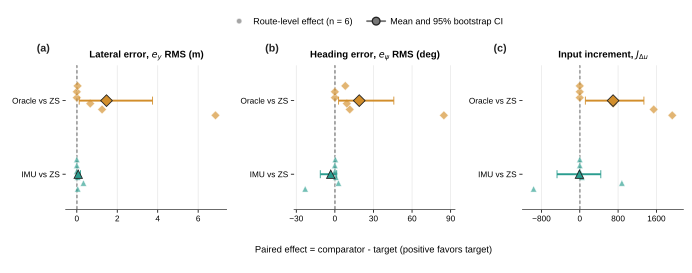

Generate this figure with Python:
"""Generate Fig. 4: paired effects of grade-scheduling sources.

The three-panel forest plot retains all six frozen route-level effects and overlays
the frozen route-bootstrap mean and 95% confidence interval for each contrast.
Effects are comparator minus target, so positive values favor the target controller.
"""

from __future__ import annotations

import hashlib
import json
import re
import subprocess
import sys
from dataclasses import dataclass
from datetime import datetime, timezone
from pathlib import Path

import matplotlib

matplotlib.use("Agg")

import matplotlib.pyplot as plt
import numpy as np
import pandas as pd
from matplotlib.lines import Line2D
from matplotlib.ticker import MaxNLocator
from pdf2image import convert_from_path
from PIL import Image

SCRIPT_DIR = Path(__file__).resolve().parent
SHARED_STYLE_DIR = SCRIPT_DIR.parents[1] / "shared"
sys.dont_write_bytecode = True
if str(SHARED_STYLE_DIR) not in sys.path:
    sys.path.insert(0, str(SHARED_STYLE_DIR))

from style import PALETTE, add_panel_label, apply_publication_style


MM_PER_INCH = 25.4
POINTS_PER_INCH = 72.0
FIGURE_WIDTH_MM = 183.0
FIGURE_HEIGHT_MM = 72.0
PDF_QA_DPI = 200

PAIRED_EFFECTS_FILE = (
    "results/modern_tcn_metric_rebuild/39_paper_final_frozen_benchmark/"
    "03_A3_slope_scheduling_necessity/04_summary/paired_effects.csv"
)
BOOTSTRAP_CI_FILE = (
    "results/modern_tcn_metric_rebuild/39_paper_final_frozen_benchmark/"
    "03_A3_slope_scheduling_necessity/04_summary/bootstrap_ci_results.csv"
)

CONTRASTS = {
    "A3_ORACLE_VS_ZS": {
        "label": "Oracle vs ZS",
        "target": "Oracle_LPV_MPC",
        "comparator": "ZS_LPV_MPC",
        "color": PALETTE["oracle"],
        "marker": "D",
        "y": 1.0,
    },
    "A3_IMU_VS_ZS": {
        "label": "IMU vs ZS",
        "target": "IMU_LPV_MPC",
        "comparator": "ZS_LPV_MPC",
        "color": PALETTE["imu"],
        "marker": "^",
        "y": 0.0,
    },
}

METRICS = {
    "ey_rmse": {
        "title": r"Lateral error, $e_y$ RMS (m)",
        "label": "Lateral error RMS",
        "unit_original": "m",
        "unit_plot": "m",
        "scale": 1.0,
    },
    "epsi_rmse": {
        "title": r"Heading error, $e_\psi$ RMS (deg)",
        "label": "Heading error RMS",
        "unit_original": "rad",
        "unit_plot": "deg",
        "scale": 180.0 / np.pi,
    },
    "j_du": {
        "title": r"Input increment, $J_{\Delta u}$",
        "label": "Input-increment index",
        "unit_original": "index",
        "unit_plot": "index",
        "scale": 1.0,
    },
}

PATH_LABELS = {
    "p01_factory_logistics_showcase": "P1",
    "p02_sharp_turn_transition": "P2",
    "p03_long_updown": "P3",
    "p04_soft_updown_straight_turn": "P4",
    "p05_factory_flat_logistics": "P5",
    "p06_downhill_after_turn": "P6",
}

# Fixed offsets separate route observations without moving them along the effect axis.
ROUTE_Y_OFFSETS = dict(zip(PATH_LABELS, np.linspace(-0.20, 0.20, len(PATH_LABELS))))


@dataclass(frozen=True)
class FigureData:
    route_effects: pd.DataFrame
    summaries: pd.DataFrame
    source_table: pd.DataFrame


def find_project_root() -> Path:
    """Locate the repository root independently of the current working directory."""
    for candidate in Path(__file__).resolve().parents:
        if (candidate / "data").is_dir() and (candidate / "results").is_dir():
            return candidate
    raise RuntimeError("Could not locate the project root containing data/ and results/.")


def sha256_file(path: Path) -> str:
    digest = hashlib.sha256()
    with path.open("rb") as stream:
        for block in iter(lambda: stream.read(1024 * 1024), b""):
            digest.update(block)
    return digest.hexdigest()


def _require_columns(frame: pd.DataFrame, required: set[str], source: Path) -> None:
    missing = sorted(required.difference(frame.columns))
    if missing:
        raise ValueError(f"{source}: missing required columns {missing}.")


def _build_source_table(route_effects: pd.DataFrame, summaries: pd.DataFrame) -> pd.DataFrame:
    route_rows: list[dict[str, object]] = []
    for row in route_effects.itertuples(index=False):
        metric_spec = METRICS[row.metric]
        scale = float(metric_spec["scale"])
        route_rows.append(
            {
                "record_type": "route_effect",
                "contrast_id": row.contrast_id,
                "contrast_label": CONTRASTS[row.contrast_id]["label"],
                "target": row.target,
                "comparator": row.comparator,
                "metric": row.metric,
                "metric_label": metric_spec["label"],
                "original_unit": metric_spec["unit_original"],
                "display_unit": metric_spec["unit_plot"],
                "path_id": row.path_id,
                "path_label": PATH_LABELS[row.path_id],
                "target_value_original": row.target_value,
                "comparator_value_original": row.comparator_value,
                "effect_original": row.effect_comparator_minus_target,
                "effect_display": row.effect_comparator_minus_target * scale,
                "mean_estimate_display": np.nan,
                "bootstrap_mean_display": np.nan,
                "ci95_low_display": np.nan,
                "ci95_high_display": np.nan,
                "n_paths": np.nan,
                "bootstrap_iterations": np.nan,
                "bootstrap_random_seed": np.nan,
                "positive_favors_target": bool(row.positive_favors_target),
            }
        )

    summary_rows: list[dict[str, object]] = []
    for row in summaries.itertuples(index=False):
        metric_spec = METRICS[row.metric]
        scale = float(metric_spec["scale"])
        summary_rows.append(
            {
                "record_type": "bootstrap_summary",
                "contrast_id": row.contrast_id,
                "contrast_label": CONTRASTS[row.contrast_id]["label"],
                "target": row.target,
                "comparator": row.comparator,
                "metric": row.metric,
                "metric_label": metric_spec["label"],
                "original_unit": metric_spec["unit_original"],
                "display_unit": metric_spec["unit_plot"],
                "path_id": "",
                "path_label": "",
                "target_value_original": np.nan,
                "comparator_value_original": np.nan,
                "effect_original": row.estimate,
                "effect_display": row.estimate * scale,
                "mean_estimate_display": row.estimate * scale,
                "bootstrap_mean_display": row.bootstrap_mean * scale,
                "ci95_low_display": row.ci95_low * scale,
                "ci95_high_display": row.ci95_high * scale,
                "n_paths": int(row.n_paths),
                "bootstrap_iterations": int(row.iterations),
                "bootstrap_random_seed": int(row.random_seed),
                "positive_favors_target": True,
            }
        )

    columns = list(route_rows[0])
    return pd.DataFrame(route_rows + summary_rows, columns=columns)


def load_source_data(project_root: Path | None = None) -> FigureData:
    """Load and filter the two frozen A3 source tables."""
    root = project_root or find_project_root()
    paired_path = root / PAIRED_EFFECTS_FILE
    ci_path = root / BOOTSTRAP_CI_FILE
    if not paired_path.is_file():
        raise FileNotFoundError(paired_path)
    if not ci_path.is_file():
        raise FileNotFoundError(ci_path)

    route_effects = pd.read_csv(paired_path)
    summaries = pd.read_csv(ci_path)
    _require_columns(
        route_effects,
        {
            "contrast_id",
            "target",
            "comparator",
            "path_id",
            "metric",
            "target_value",
            "comparator_value",
            "effect_comparator_minus_target",
            "positive_favors_target",
        },
        paired_path,
    )
    _require_columns(
        summaries,
        {
            "contrast_id",
            "target",
            "comparator",
            "metric",
            "estimate",
            "bootstrap_mean",
            "ci95_low",
            "ci95_high",
            "iterations",
            "random_seed",
            "n_paths",
        },
        ci_path,
    )

    route_effects = route_effects.loc[
        route_effects["contrast_id"].isin(CONTRASTS)
        & route_effects["metric"].isin(METRICS)
    ].copy()
    summaries = summaries.loc[
        summaries["contrast_id"].isin(CONTRASTS)
        & summaries["metric"].isin(METRICS)
    ].copy()
    route_effects["contrast_id"] = pd.Categorical(
        route_effects["contrast_id"], categories=CONTRASTS, ordered=True
    )
    route_effects["metric"] = pd.Categorical(
        route_effects["metric"], categories=METRICS, ordered=True
    )
    summaries["contrast_id"] = pd.Categorical(
        summaries["contrast_id"], categories=CONTRASTS, ordered=True
    )
    summaries["metric"] = pd.Categorical(
        summaries["metric"], categories=METRICS, ordered=True
    )
    route_effects = route_effects.sort_values(
        ["metric", "contrast_id", "path_id"]
    ).reset_index(drop=True)
    summaries = summaries.sort_values(["metric", "contrast_id"]).reset_index(drop=True)
    source_table = _build_source_table(route_effects, summaries)
    data = FigureData(route_effects, summaries, source_table)
    validate_source_data(data)
    return data


def validate_source_data(data: FigureData) -> None:
    """Enforce the frozen contrasts, metrics, route count, and CI definition."""
    raw = data.route_effects
    ci = data.summaries
    expected_pairs = {(contrast, metric) for contrast in CONTRASTS for metric in METRICS}
    observed_raw = set(zip(raw["contrast_id"].astype(str), raw["metric"].astype(str)))
    observed_ci = set(zip(ci["contrast_id"].astype(str), ci["metric"].astype(str)))
    if observed_raw != expected_pairs or observed_ci != expected_pairs:
        raise ValueError("The filtered data do not contain every required contrast-metric pair.")

    numeric_raw = raw[
        ["target_value", "comparator_value", "effect_comparator_minus_target"]
    ].to_numpy(dtype=float)
    numeric_ci = ci[
        ["estimate", "bootstrap_mean", "ci95_low", "ci95_high"]
    ].to_numpy(dtype=float)
    if not np.isfinite(numeric_raw).all() or not np.isfinite(numeric_ci).all():
        raise ValueError("Non-finite values were found in the plotting fields.")

    recomputed_effect = raw["comparator_value"] - raw["target_value"]
    if not np.allclose(
        raw["effect_comparator_minus_target"], recomputed_effect, rtol=1e-10, atol=1e-12
    ):
        raise ValueError("A route effect does not equal comparator minus target.")
    if not raw["positive_favors_target"].astype(bool).all():
        raise ValueError("The positive-effect direction flag changed in the frozen table.")

    expected_paths = set(PATH_LABELS)
    for (contrast, metric), group in raw.groupby(
        ["contrast_id", "metric"], observed=True, sort=False
    ):
        if group.shape[0] != 6 or set(group["path_id"]) != expected_paths:
            raise ValueError(f"{contrast}/{metric}: expected exactly the six frozen routes.")
        contrast_spec = CONTRASTS[str(contrast)]
        if set(group["target"]) != {contrast_spec["target"]}:
            raise ValueError(f"{contrast}: target controller changed.")
        if set(group["comparator"]) != {contrast_spec["comparator"]}:
            raise ValueError(f"{contrast}: comparator controller changed.")

        summary = ci.loc[
            (ci["contrast_id"].astype(str) == str(contrast))
            & (ci["metric"].astype(str) == str(metric))
        ].iloc[0]
        route_mean = float(group["effect_comparator_minus_target"].mean())
        if not np.isclose(route_mean, float(summary["estimate"]), rtol=1e-10, atol=1e-12):
            raise ValueError(f"{contrast}/{metric}: frozen estimate is not the route mean.")

    if not (ci["n_paths"].astype(int) == 6).all():
        raise ValueError("Bootstrap summaries must use six routes.")
    if not (ci["iterations"].astype(int) == 10000).all():
        raise ValueError("Bootstrap iteration count changed from 10,000.")
    if not (ci["random_seed"].astype(int) == 20260715).all():
        raise ValueError("Bootstrap random seed changed from 20260715.")
    if not ((ci["ci95_low"] <= ci["estimate"]) & (ci["estimate"] <= ci["ci95_high"])).all():
        raise ValueError("A frozen mean estimate falls outside its confidence interval.")
    if data.source_table.shape[0] != 42:
        raise ValueError("The tidy source table must contain 36 route rows and 6 summaries.")


def _set_effect_xlim(ax, raw_values: np.ndarray, ci_low: np.ndarray, ci_high: np.ndarray) -> None:
    values = np.concatenate([raw_values, ci_low, ci_high, np.array([0.0])])
    low = float(values.min())
    high = float(values.max())
    span = high - low
    padding = max(span * 0.08, 0.05 if span < 1.0 else 0.0)
    ax.set_xlim(low - padding, high + padding)


def _style_axis(ax) -> None:
    ax.set_ylim(-0.48, 1.48)
    ax.set_yticks([1.0, 0.0], ["Oracle vs ZS", "IMU vs ZS"])
    ax.tick_params(axis="both", direction="out", pad=2.0)
    ax.spines["left"].set_visible(False)
    ax.spines["bottom"].set_color("#555555")
    ax.axvline(0.0, color=PALETTE["truth"], linewidth=0.85, linestyle=(0, (3, 2)), zorder=0)
    ax.grid(axis="x", color=PALETTE["grid"], linewidth=0.55, alpha=0.95)
    ax.set_axisbelow(True)
    ax.xaxis.set_major_locator(MaxNLocator(nbins=5, min_n_ticks=4))


def build_figure(data: FigureData):
    """Create the double-column, three-panel paired-effect forest plot."""
    validate_source_data(data)
    apply_publication_style()
    fig, axes = plt.subplots(
        1,
        3,
        figsize=(FIGURE_WIDTH_MM / MM_PER_INCH, FIGURE_HEIGHT_MM / MM_PER_INCH),
        facecolor="white",
    )
    fig.subplots_adjust(left=0.095, right=0.988, bottom=0.23, top=0.76, wspace=0.42)

    for panel_index, (ax, (metric, metric_spec)) in enumerate(zip(axes, METRICS.items())):
        raw_metric = data.route_effects.loc[
            data.route_effects["metric"].astype(str) == metric
        ]
        ci_metric = data.summaries.loc[data.summaries["metric"].astype(str) == metric]
        scale = float(metric_spec["scale"])

        for contrast, contrast_spec in CONTRASTS.items():
            route_group = raw_metric.loc[
                raw_metric["contrast_id"].astype(str) == contrast
            ].sort_values("path_id")
            y_values = np.array(
                [contrast_spec["y"] + ROUTE_Y_OFFSETS[path] for path in route_group["path_id"]]
            )
            x_values = route_group["effect_comparator_minus_target"].to_numpy() * scale
            ax.scatter(
                x_values,
                y_values,
                s=22,
                marker=contrast_spec["marker"],
                facecolor=contrast_spec["color"],
                edgecolor="white",
                linewidth=0.45,
                alpha=0.66,
                zorder=3,
            )

            summary = ci_metric.loc[
                ci_metric["contrast_id"].astype(str) == contrast
            ].iloc[0]
            mean = float(summary["estimate"]) * scale
            low = float(summary["ci95_low"]) * scale
            high = float(summary["ci95_high"]) * scale
            ax.errorbar(
                mean,
                contrast_spec["y"],
                xerr=np.array([[mean - low], [high - mean]]),
                fmt=contrast_spec["marker"],
                markersize=6.2,
                markerfacecolor=contrast_spec["color"],
                markeredgecolor=PALETTE["truth"],
                markeredgewidth=0.65,
                ecolor=contrast_spec["color"],
                elinewidth=1.45,
                capsize=3.0,
                capthick=1.1,
                zorder=5,
            )

        _set_effect_xlim(
            ax,
            raw_metric["effect_comparator_minus_target"].to_numpy() * scale,
            ci_metric["ci95_low"].to_numpy() * scale,
            ci_metric["ci95_high"].to_numpy() * scale,
        )
        _style_axis(ax)
        ax.set_title(metric_spec["title"], fontsize=7.2, fontweight="bold", pad=5.0)
        add_panel_label(ax, f"({chr(ord('a') + panel_index)})", x=-0.18, y=1.08)

    legend_handles = [
        Line2D(
            [0],
            [0],
            linestyle="none",
            marker="o",
            markersize=4.4,
            markerfacecolor="#777777",
            markeredgecolor="white",
            alpha=0.66,
            label="Route-level effect (n = 6)",
        ),
        Line2D(
            [0, 1],
            [0, 0],
            color="#777777",
            linewidth=1.4,
            marker="o",
            markersize=5.8,
            markerfacecolor="#777777",
            markeredgecolor=PALETTE["truth"],
            label="Mean and 95% bootstrap CI",
        ),
    ]
    fig.legend(
        handles=legend_handles,
        loc="upper center",
        bbox_to_anchor=(0.53, 0.965),
        ncol=2,
        columnspacing=1.6,
        handlelength=2.0,
        handletextpad=0.55,
        fontsize=6.8,
        frameon=False,
    )
    fig.supxlabel(
        "Paired effect = comparator - target (positive favors target)",
        x=0.54,
        y=0.065,
        fontsize=7.0,
    )
    return fig, axes


def export_figure(fig, output_stem: Path) -> list[Path]:
    """Export editable vectors and fixed-canvas raster versions."""
    output_stem.parent.mkdir(parents=True, exist_ok=True)
    outputs = {
        ".svg": {},
        ".pdf": {},
        ".tiff": {"dpi": 600, "pil_kwargs": {"compression": "tiff_lzw"}},
        ".png": {"dpi": 300},
    }
    saved: list[Path] = []
    for suffix, options in outputs.items():
        destination = output_stem.with_suffix(suffix)
        fig.savefig(destination, facecolor="white", **options)
        saved.append(destination)
    return saved


def _parse_pdf_page_size(pdf_path: Path) -> list[float]:
    result = subprocess.run(
        ["pdfinfo", str(pdf_path)], capture_output=True, text=True, check=True
    )
    match = re.search(r"Page size:\s+([0-9.]+) x ([0-9.]+) pts", result.stdout)
    if not match:
        raise ValueError("pdfinfo did not report a parseable page size.")
    size_points = np.array([float(match.group(1)), float(match.group(2))])
    return [round(float(value), 3) for value in size_points / POINTS_PER_INCH * MM_PER_INCH]


def _inspect_pdf_fonts(pdf_path: Path) -> dict[str, object]:
    result = subprocess.run(
        ["pdffonts", str(pdf_path)], capture_output=True, text=True, check=True
    )
    font_lines = [line for line in result.stdout.splitlines()[2:] if line.strip()]
    if not font_lines:
        raise ValueError("pdffonts found no embedded fonts.")
    has_type3 = any("Type 3" in line for line in font_lines)
    embedded = all(re.search(r"\byes\s+yes\b", line) is not None for line in font_lines)
    if has_type3 or not embedded:
        raise ValueError("PDF fonts are not fully embedded editable TrueType fonts.")
    return {
        "status": "PASS",
        "font_count": len(font_lines),
        "all_embedded": embedded,
        "type3_fonts": has_type3,
        "font_rows": font_lines,
    }


def inspect_outputs(outputs: list[Path], qa_preview_path: Path) -> dict[str, object]:
    """Verify canvas geometry, editable text, PDF fonts, and rendered content."""
    expected_mm = np.array([FIGURE_WIDTH_MM, FIGURE_HEIGHT_MM], dtype=float)
    raster_geometry: dict[str, object] = {}
    for suffix, expected_dpi in ((".png", 300), (".tiff", 600)):
        path = next(item for item in outputs if item.suffix == suffix)
        with Image.open(path) as image:
            pixels = np.array(image.size, dtype=float)
            actual_mm = pixels / expected_dpi * MM_PER_INCH
            if not np.allclose(actual_mm, expected_mm, atol=0.15):
                raise ValueError(f"{path.name}: unexpected physical canvas {actual_mm.tolist()} mm.")
            raster_geometry[suffix.lstrip(".")] = {
                "pixels": [int(value) for value in pixels],
                "dpi": expected_dpi,
                "physical_size_mm": [round(float(value), 3) for value in actual_mm],
            }

    svg_path = next(item for item in outputs if item.suffix == ".svg")
    svg_text = svg_path.read_text(encoding="utf-8")
    svg_text_elements = len(re.findall(r"<text\b", svg_text))
    if svg_text_elements < 10:
        raise ValueError("SVG does not retain the expected editable text elements.")

    pdf_path = next(item for item in outputs if item.suffix == ".pdf")
    pdf_size_mm = _parse_pdf_page_size(pdf_path)
    if not np.allclose(pdf_size_mm, expected_mm, atol=0.15):
        raise ValueError(f"PDF page is {pdf_size_mm} mm, expected {expected_mm.tolist()} mm.")
    pdf_fonts = _inspect_pdf_fonts(pdf_path)

    qa_preview_path.parent.mkdir(parents=True, exist_ok=True)
    pages = convert_from_path(str(pdf_path), dpi=PDF_QA_DPI, fmt="png")
    if len(pages) != 1:
        raise ValueError(f"Expected a one-page PDF, found {len(pages)} pages.")
    pages[0].save(qa_preview_path, format="PNG")
    with Image.open(qa_preview_path) as preview:
        rgb = np.asarray(preview.convert("RGB"), dtype=np.uint8)
        non_white_fraction = float(np.mean(np.any(rgb < 248, axis=2)))
        expected_pixels = expected_mm / MM_PER_INCH * PDF_QA_DPI
        if not np.allclose(np.array(preview.size), expected_pixels, atol=2.0):
            raise ValueError("The rendered PDF preview has an unexpected aspect or page size.")
        if non_white_fraction < 0.02:
            raise ValueError("The rendered PDF appears blank.")

    return {
        "status": "PASS",
        "requested_size_mm": [FIGURE_WIDTH_MM, FIGURE_HEIGHT_MM],
        "raster_exports": raster_geometry,
        "svg_editable_text": {"status": "PASS", "text_element_count": svg_text_elements},
        "pdf_page_size_mm": pdf_size_mm,
        "pdf_fonts": pdf_fonts,
        "pdf_render": {
            "status": "PASS",
            "preview_file": qa_preview_path.name,
            "pixels": list(pages[0].size),
            "dpi": PDF_QA_DPI,
            "non_white_fraction": round(non_white_fraction, 6),
        },
    }


def write_qa_report(
    data: FigureData,
    root: Path,
    input_paths: list[Path],
    source_csv: Path,
    outputs: list[Path],
    output_checks: dict[str, object],
    qa_path: Path,
) -> None:
    """Write the figure contract, statistical audit, and export checks."""
    pair_checks: list[dict[str, object]] = []
    for contrast in CONTRASTS:
        for metric in METRICS:
            raw = data.route_effects.loc[
                (data.route_effects["contrast_id"].astype(str) == contrast)
                & (data.route_effects["metric"].astype(str) == metric)
            ]
            summary = data.summaries.loc[
                (data.summaries["contrast_id"].astype(str) == contrast)
                & (data.summaries["metric"].astype(str) == metric)
            ].iloc[0]
            scale = float(METRICS[metric]["scale"])
            pair_checks.append(
                {
                    "contrast_id": contrast,
                    "metric": metric,
                    "display_unit": METRICS[metric]["unit_plot"],
                    "route_count": int(raw.shape[0]),
                    "route_effect_min_display": float(
                        raw["effect_comparator_minus_target"].min() * scale
                    ),
                    "route_effect_max_display": float(
                        raw["effect_comparator_minus_target"].max() * scale
                    ),
                    "mean_estimate_display": float(summary["estimate"] * scale),
                    "ci95_display": [
                        float(summary["ci95_low"] * scale),
                        float(summary["ci95_high"] * scale),
                    ],
                    "ci_excludes_zero": bool(
                        summary["ci95_low"] > 0 or summary["ci95_high"] < 0
                    ),
                }
            )

    report = {
        "figure_id": "fig04_slope_necessity_effects",
        "generated_utc": datetime.now(timezone.utc).isoformat(),
        "backend": "Python/matplotlib",
        "figure_contract": {
            "archetype": "quantitative grid",
            "core_conclusion": (
                "Oracle grade scheduling has positive mean effects with 95% intervals "
                "above zero for all three frozen six-route metrics, whereas the causal "
                "IMU effect depends on the metric."
            ),
            "final_size_mm_requested": [FIGURE_WIDTH_MM, FIGURE_HEIGHT_MM],
            "panel_map": {
                "a": "paired lateral-error RMS effects",
                "b": "paired heading-error RMS effects",
                "c": "paired input-increment effects",
            },
            "hero_evidence": "all six route-level effects per contrast and metric",
            "summary_evidence": "frozen route-bootstrap mean and percentile 95% CI",
            "reviewer_risks_addressed": [
                "effect direction is explicit and fixed as comparator minus target",
                "route, not time sample, is the statistical unit",
                "all zero, adverse, and extreme route effects are retained",
                "Oracle is a non-deployable analysis reference",
            ],
        },
        "validation": {
            "status": "PASS",
            "route_effect_rows": int(data.route_effects.shape[0]),
            "bootstrap_summary_rows": int(data.summaries.shape[0]),
            "source_data_rows": int(data.source_table.shape[0]),
            "contrasts": list(CONTRASTS),
            "metrics": list(METRICS),
            "routes_per_contrast_metric": 6,
            "statistical_unit": "route",
            "center_statistic": "arithmetic mean of paired route effects",
            "interval": "frozen percentile 95% bootstrap confidence interval",
            "bootstrap_iterations": 10000,
            "bootstrap_random_seed": 20260715,
            "effect_definition": "comparator minus target; positive favors target",
            "heading_display_conversion": "rad multiplied by 180/pi to deg",
            "output_checks": output_checks,
        },
        "input_sources": [
            {
                "file": str(path.relative_to(root)).replace("\\", "/"),
                "bytes": path.stat().st_size,
                "sha256": sha256_file(path),
            }
            for path in input_paths
        ],
        "source_data": {
            "file": str(source_csv.relative_to(root)).replace("\\", "/"),
            "bytes": source_csv.stat().st_size,
            "sha256": sha256_file(source_csv),
        },
        "pair_checks": pair_checks,
        "outputs": [
            {
                "file": str(path.relative_to(root)).replace("\\", "/"),
                "bytes": path.stat().st_size,
                "sha256": sha256_file(path),
            }
            for path in outputs
        ],
    }
    qa_path.parent.mkdir(parents=True, exist_ok=True)
    qa_path.write_text(json.dumps(report, indent=2, ensure_ascii=False), encoding="utf-8")


def main() -> None:
    root = find_project_root()
    figure_root = root / "results/paper/7.6/figures_final/Fig04_slope_necessity_effects"
    source_csv = (
        figure_root / "source_data/fig04_slope_necessity_effects_source_data.csv"
    )
    output_stem = figure_root / "output/fig04_slope_necessity_effects"
    qa_path = figure_root / "qa/fig04_slope_necessity_effects_qa.json"
    qa_preview_path = figure_root / "qa/fig04_slope_necessity_effects_pdf_render.png"
    (figure_root / "archive").mkdir(parents=True, exist_ok=True)

    data = load_source_data(root)
    source_csv.parent.mkdir(parents=True, exist_ok=True)
    data.source_table.to_csv(
        source_csv, index=False, float_format="%.10g", encoding="utf-8", na_rep=""
    )

    fig, _ = build_figure(data)
    outputs = export_figure(fig, output_stem)
    plt.close(fig)
    output_checks = inspect_outputs(outputs, qa_preview_path)
    input_paths = [root / PAIRED_EFFECTS_FILE, root / BOOTSTRAP_CI_FILE]
    write_qa_report(
        data, root, input_paths, source_csv, outputs, output_checks, qa_path
    )

    print(f"Validated {data.route_effects.shape[0]} route effects and 6 frozen CIs.")
    print(f"Source data: {source_csv}")
    for output in outputs:
        print(f"Figure output: {output}")
    print(f"PDF QA preview: {qa_preview_path}")
    print(f"QA report: {qa_path}")


if __name__ == "__main__":
    main()
